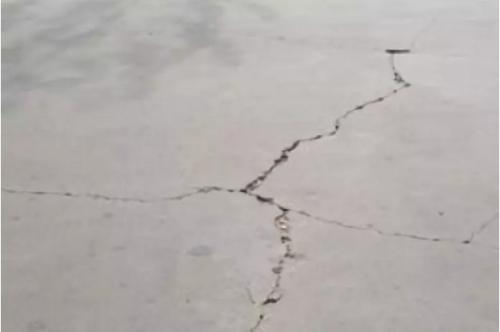
%> input picture 眼睛血管相关图片和matlab代码文件/其他.m文件/liefeng.jpg, 500 x 332 px
$ octave --eval "result = morpho_sub(imread('liefeng.jpg'));"   (GNU Octave 9; MATLAB toolbox functions it lacks are replaced by stand-ins)
%> lines starting %> are read from the running program, lines starting %| are printed output that depends on the picture
function out_img = morpho_sub(img)
A = img;
%> A is the input picture: size 332x500x3 uint8; mean R, G, B 180.1, 175.4, 173.4
B=[0 1 0
   1 1 1
   0 1 0];
% B=strel('disk',3);

%膨胀
for i =1:6
    A=imdilate(A,B);
end
%> this loop made 6 passes
%> pass 2, in morpho_sub, `A=imdilate(A,B);`:
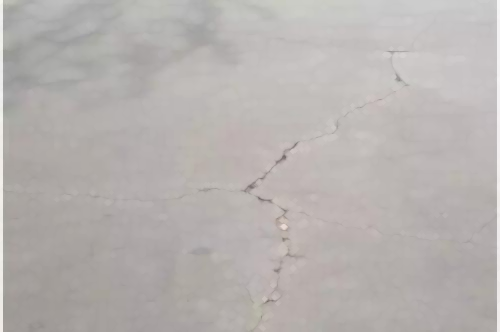
%> A: size 332x500x3 uint8; mean R, G, B 182.9, 178.2, 176.2
%> after the loop:
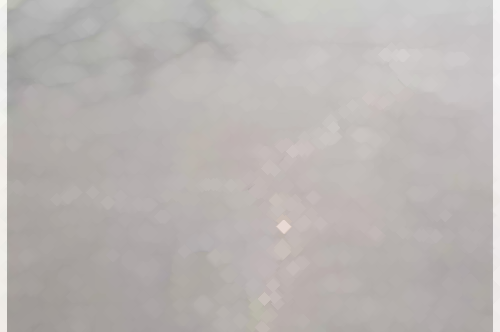
%> A: size 332x500x3 uint8; mean R, G, B 186.1, 181.4, 179.4
% subplot(1,2,1),imshow(A);
% title('使用B后6次膨胀后的图像');

%腐蚀
for i =1:6
    A=imerode(A,B);
end
% subplot(1,2,2),imshow(A);
% title('使用B后6次膨胀后的图像');

se1=strel('disk',7);%这里是创建一个半径为5的平坦型圆盘结构元素
A=imerode(A,se1);

A=A-img;
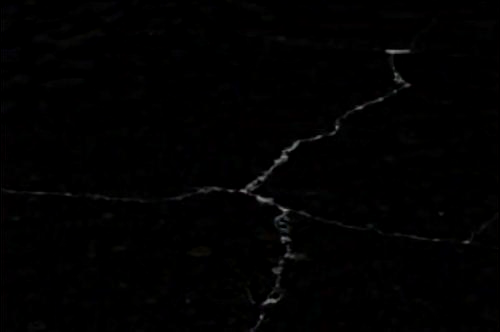
%> A: size 332x500x3 uint8; mean R, G, B 1.5, 1.4, 1.5
A=255-A-50;
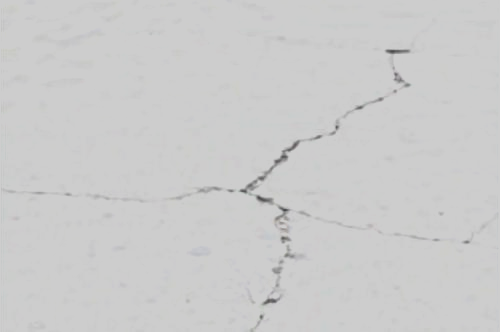
%> A: size 332x500x3 uint8; mean R, G, B 203.5, 203.6, 203.5
out_img = A;

% figure, imshow(out_img);
end
